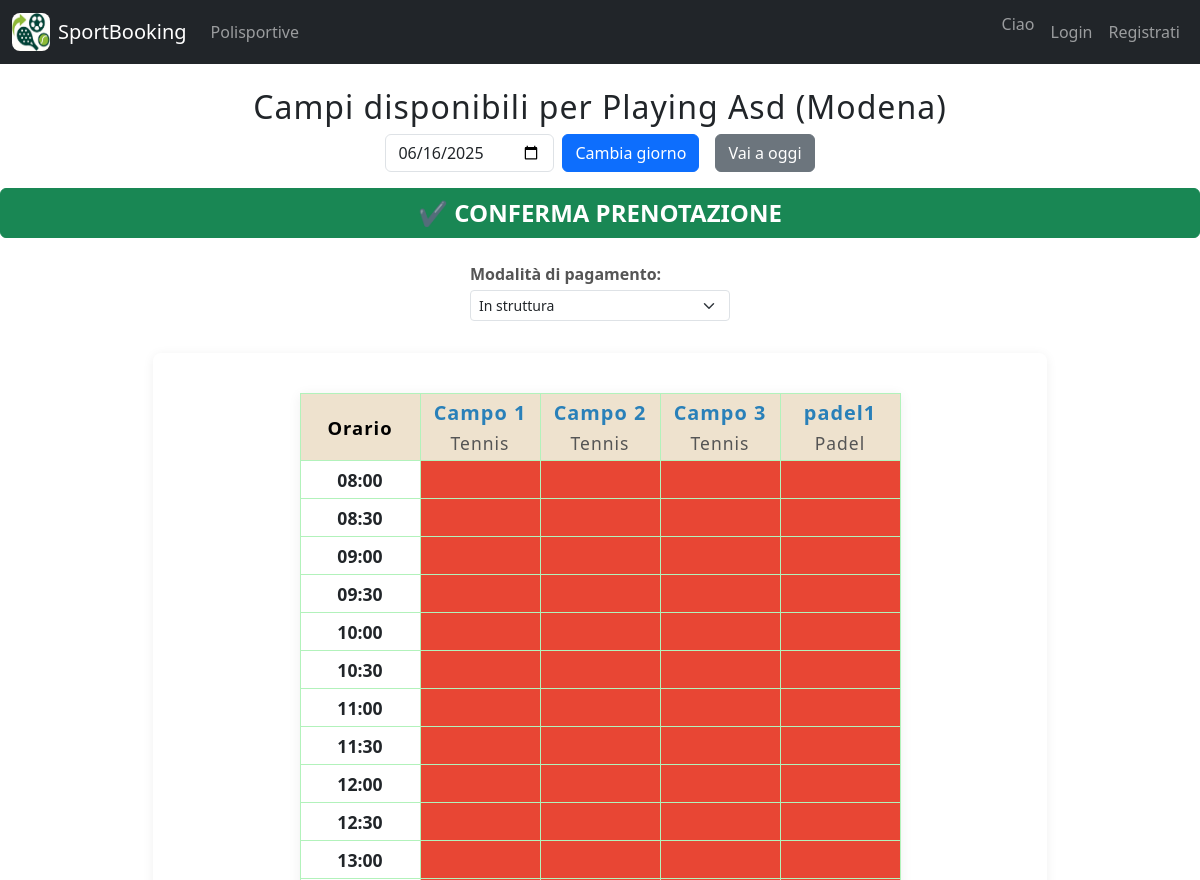
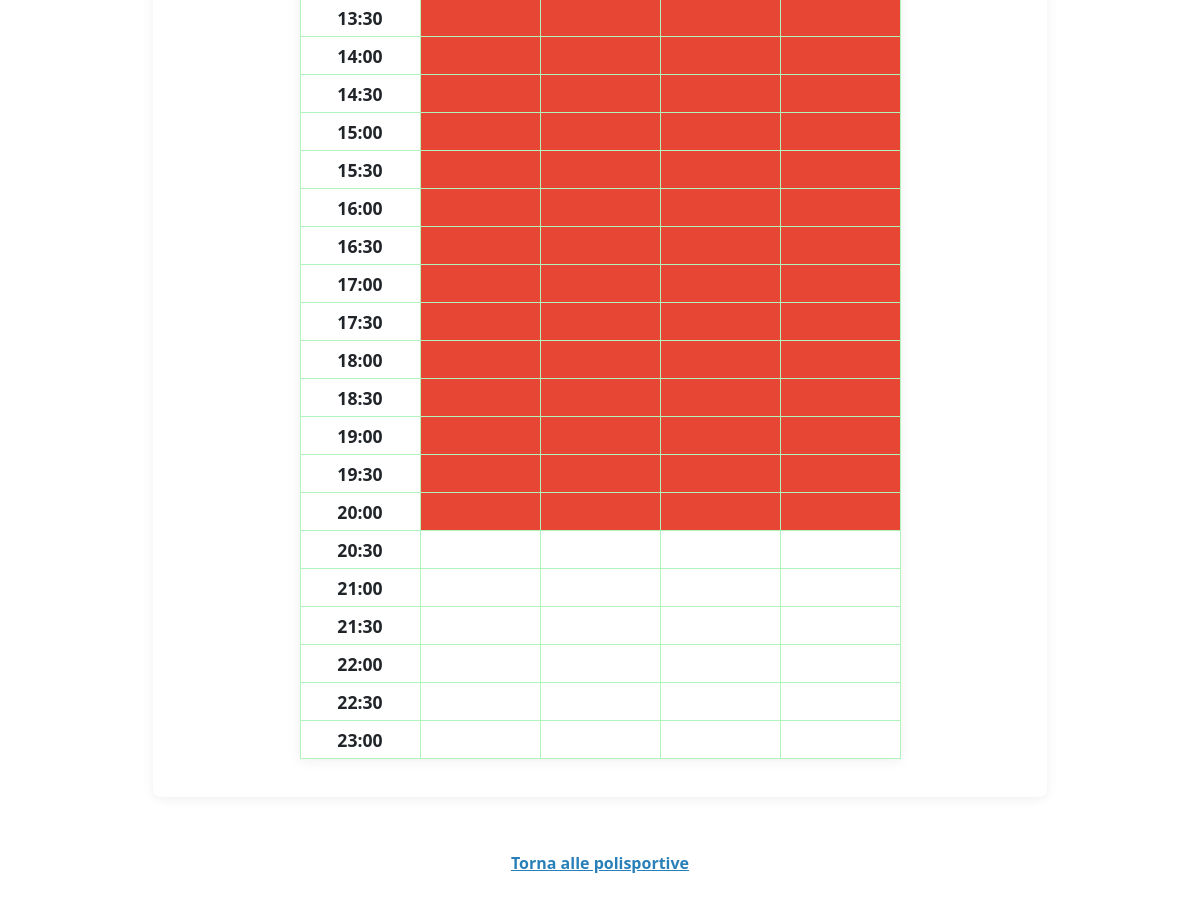
The app's page /accounts/polisportiva/1/campi/?data=&ora=&sport=, older data (2 pictures, top to bottom).
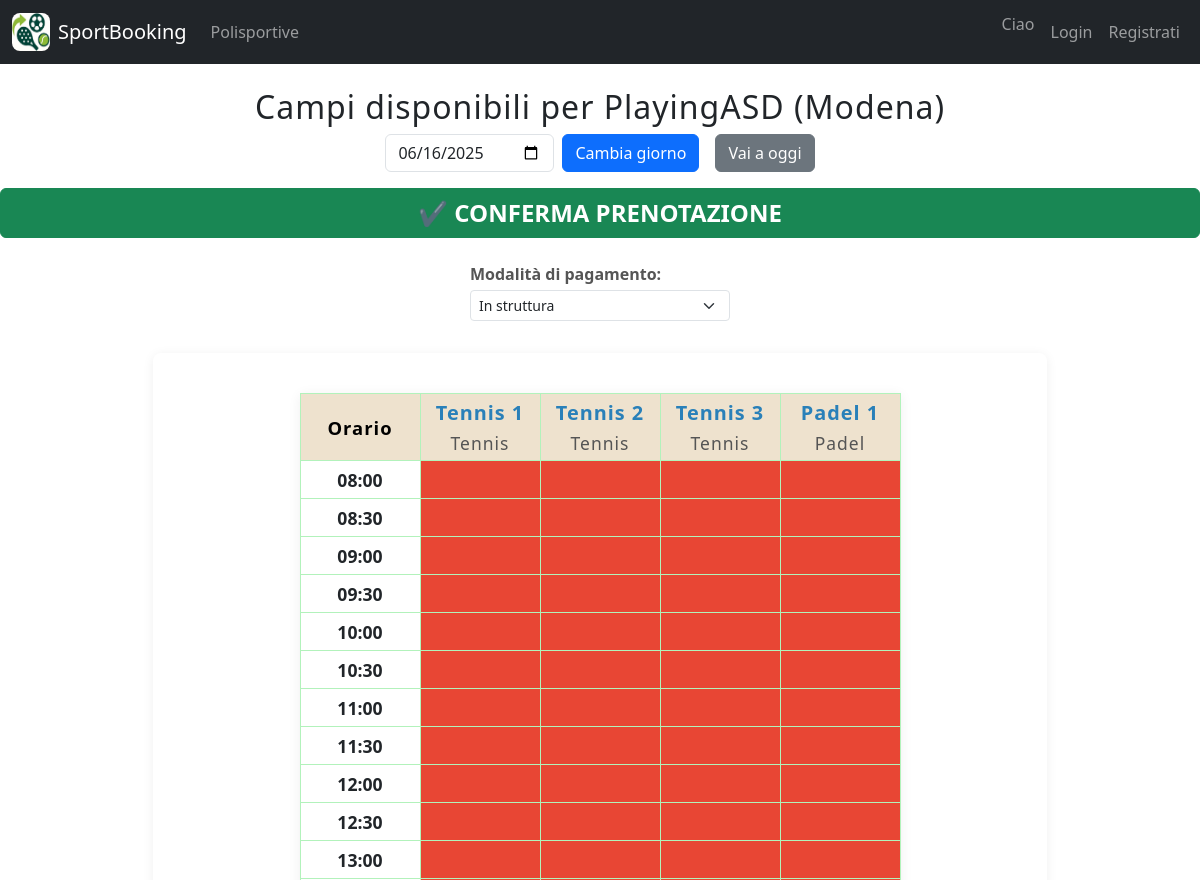
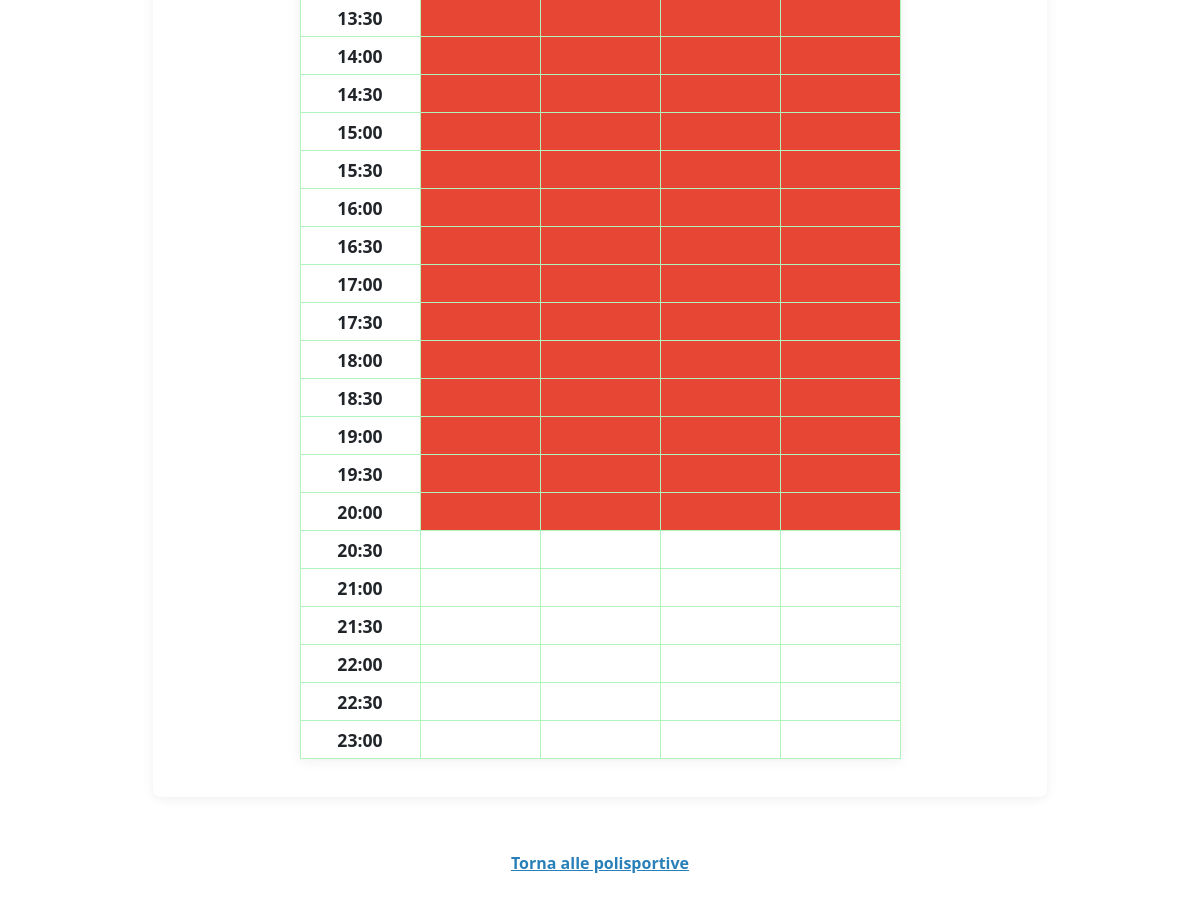
The same page, newer data (2 pictures, top to bottom).
### accounts/models.py (models this page shows, shortened)
class Polisportiva(models.Model):
    id = models.AutoField(primary_key=True)
    nome = models.CharField(max_length=100, unique=True)
    città = models.CharField(max_length=100)
    indirizzo = models.CharField(max_length=200, unique=True)
    telefono = models.CharField(max_length=15, unique=True)
    email = models.EmailField(max_length=100, unique=True)

class Campo(models.Model):
    id = models.AutoField(primary_key=True)
    nome = models.CharField(max_length=100)
    superficie = models.CharField(max_length=20, choices=[('terra', 'terra'), ('sintetico', 'sintetico'), ('erba', 'erba'), ('cemento', 'cemento')])
    tipo = models.CharField(max_length=20, choices=[('calcio a 5', 'calcio a 5'), ('tennis', 'tennis'), ('padel', 'padel')])
    polisportiva = models.ForeignKey(Polisportiva, on_delete=models.CASCADE, related_name='campi')

### accounts/views.py (the view, shortened to what this page needs)
# urls.py: path('polisportiva/<int:polisportiva_id>/campi/', views.campi_polisportiva, name='campi_polisportiva'),
def campi_polisportiva(request, polisportiva_id):
    data = request.GET.get('data', '')
    if not data:
        data = date.today().isoformat()  # Imposta la data di oggi
    ora = request.GET.get('ora', '')
    sport = request.GET.get('sport', '')
    polisportiva = Polisportiva.objects.get(id=polisportiva_id)
    campi = polisportiva.campi.all()
    if sport:
        campi = campi.filter(tipo__icontains=sport)
    orari = [
        "08:00","08:30","09:00","09:30","10:00","10:30","11:00","11:30",
        "12:00","12:30","13:00","13:30","14:00","14:30","15:00","15:30",
        "16:00","16:30","17:00","17:30","18:00","18:30","19:00","19:30",
        "20:00","20:30","21:00","21:30","22:00","22:30","23:00"
    ]
    oggi = date.today()
    data_selezionata = datetime.strptime(data, "%Y-%m-%d").date()
    giorno_passato = data_selezionata < oggi
    prenotazioni_map = {}
    for campo in campi:
        prenotazioni_map[campo.id] = {o: False for o in orari}
        if giorno_passato:
            for o in orari:
                prenotazioni_map[campo.id][o] = "passato"
        else:
            prenotazioni = campo.prenotazioni.filter(data=data, stato='accettata')
            corsi = campo.corsi.filter(data_inizio__lte=data, data_fine__gte=data)
            for corso in corsi:
                ora_corrente = corso.ora_inizio.strftime("%H:%M")
                ora_fine = corso.ora_fine.strftime("%H:%M")
                while ora_corrente != ora_fine:
                    if ora_corrente in prenotazioni_map[campo.id]:
                        prenotazioni_map[campo.id][ora_corrente] = True
                    t = datetime.strptime(ora_corrente, "%H:%M") + timedelta(minutes=30)
                    ora_corrente = t.strftime("%H:%M")
    now = datetime.now()
    if data == now.strftime("%Y-%m-%d") and not giorno_passato:
        for campo in campi:
            for ora in orari:
                ora_dt = datetime.strptime(f"{data} {ora}", "%Y-%m-%d %H:%M")
                if ora_dt < now:
                    prenotazioni_map[campo.id][ora] = "passato"
    today = date.today().isoformat()
    return render(request, 'accounts/campi_polisportiva.html', {
        'polisportiva': polisportiva,
        'campi': campi,
        'data': data,
        'ora': ora,
        'sport': sport,
        'orari': orari,
        'prenotazioni_map': prenotazioni_map,
        'today': today,
        'giorno_passato': giorno_passato,  # <-- aggiunto per il template
    })

### accounts/templatetags/dict_extras.py (called while the page is built)
@register.filter
def dict_get(d, k):    #utilizzato nei template per ottenere un
    return d.get(k, None)

### accounts/templates/accounts/campi_polisportiva.html (shortened to what this page needs)
<!DOCTYPE html>
<html lang="it">
<head>
    {% load dict_extras %}
    {% load static %}
    <link rel="stylesheet" href="{% static 'accounts/styles.css' %}">
    <link href="https://cdn.jsdelivr.net/npm/bootstrap@5.3.3/dist/css/bootstrap.min.css" rel="stylesheet">
    <link rel="stylesheet" href="https://cdn.jsdelivr.net/npm/bootstrap-icons@1.11.3/font/bootstrap-icons.min.css">
</head>
<body>
    {% include 'accounts/navbar2.html' %}
    <h2>Campi disponibili per {{ polisportiva.nome }} ({{ polisportiva.città }})</h2>
    <div class="d-flex justify-content-center mb-3">
        <form method="get" class="d-flex align-items-center" style="gap: 8px;">
            <input type="date" name="data" value="{{ data }}" class="form-control" style="max-width: 180px;">
            <button type="submit" class="btn btn-primary">Cambia giorno</button>
            <a href="?data={{ today }}&sport={{ sport }}&ora={{ ora }}" class="btn btn-secondary ms-2" style="white-space:nowrap;">Vai a oggi</a>
        </form>
    </div>
<div class="mb-4">
    <button id="conferma-prenotazione" class="btn btn-success w-100" style="font-size:1.5em; font-weight:bold;">
        &#10004; CONFERMA PRENOTAZIONE
    </button>
</div>
<div class="d-flex justify-content-center mb-3">
    <div class="mb-3" style="width: 100%; max-width: 260px;">
        <label for="modalita_pagamento" class="mb-1" style="font-size: 1em;"><strong>Modalità di pagamento:</strong></label>
        <select id="modalita_pagamento" class="form-select form-select-sm" required>
            <option value="struttura">In struttura</option>
        </select>
    </div>
</div>
<div class="row justify-content-center align-items-start mb-4">
        <div class="col-md-9">
            <div class="tabella-orari-wrapper">
                <table class="tabella-orari">
                    <thead>
                        <tr>
                            <th>Orario</th>
                            {% for campo in campi %}
                            <th>
                                <span class="campo-nome">{{ campo.nome }}</span>
                                <span class="campo-tipo">{{ campo.tipo|title }}</span>
                            </th>
                            {% endfor %}
                        </tr>
                    </thead>
                    <tbody>
                        {% for ora in orari %}
                        <tr>
                            <td style="font-weight:bold;">{{ ora }}</td>
                            {% for campo in campi %}
                                {% with prenotato=prenotazioni_map|dict_get:campo.id|dict_get:ora %}
                                    {% if not prenotato %}
                                        <td class="disponibile" data-campo="{{ campo.id }}" data-ora="{{ ora }}"></td>
                                    {% else %}
                                        <td class="occupato"></td>
                                    {% endif %}
                                {% endwith %}
                            {% endfor %}
                        </tr>
                        {% endfor %}
                    </tbody>
                </table>
            </div>
        </div>
    </div>
    <div style="text-align:center; margin-bottom:40px;">
        <a href="{% url 'lista_polisportive' %}?citta={{ request.GET.citta }}&sport={{ sport }}&data={{ data }}&ora={{ ora }}" style="color:#2980b9; font-weight:bold;">Torna alle polisportive</a>
    </div>
</body>
</html>

Row changes from the older to the newer data that the page shows:
no longer on this page (row edited): Campo: nome "Campo 1", tipo "Tennis"
no longer on this page (row edited): Campo: nome "Campo 2", tipo "Tennis"
no longer on this page (row edited): Campo: nome "Campo 3", tipo "Tennis"
no longer on this page (row edited): Campo: nome "padel1", tipo "Padel"
changed Polisportiva "Modena": nome "Playing Asd" → "PlayingASD"
added Campo: nome "Tennis 1", tipo "Tennis"
added Campo: nome "Tennis 2", tipo "Tennis"
added Campo: nome "Tennis 3", tipo "Tennis"
added Campo: nome "Padel 1", tipo "Padel"
